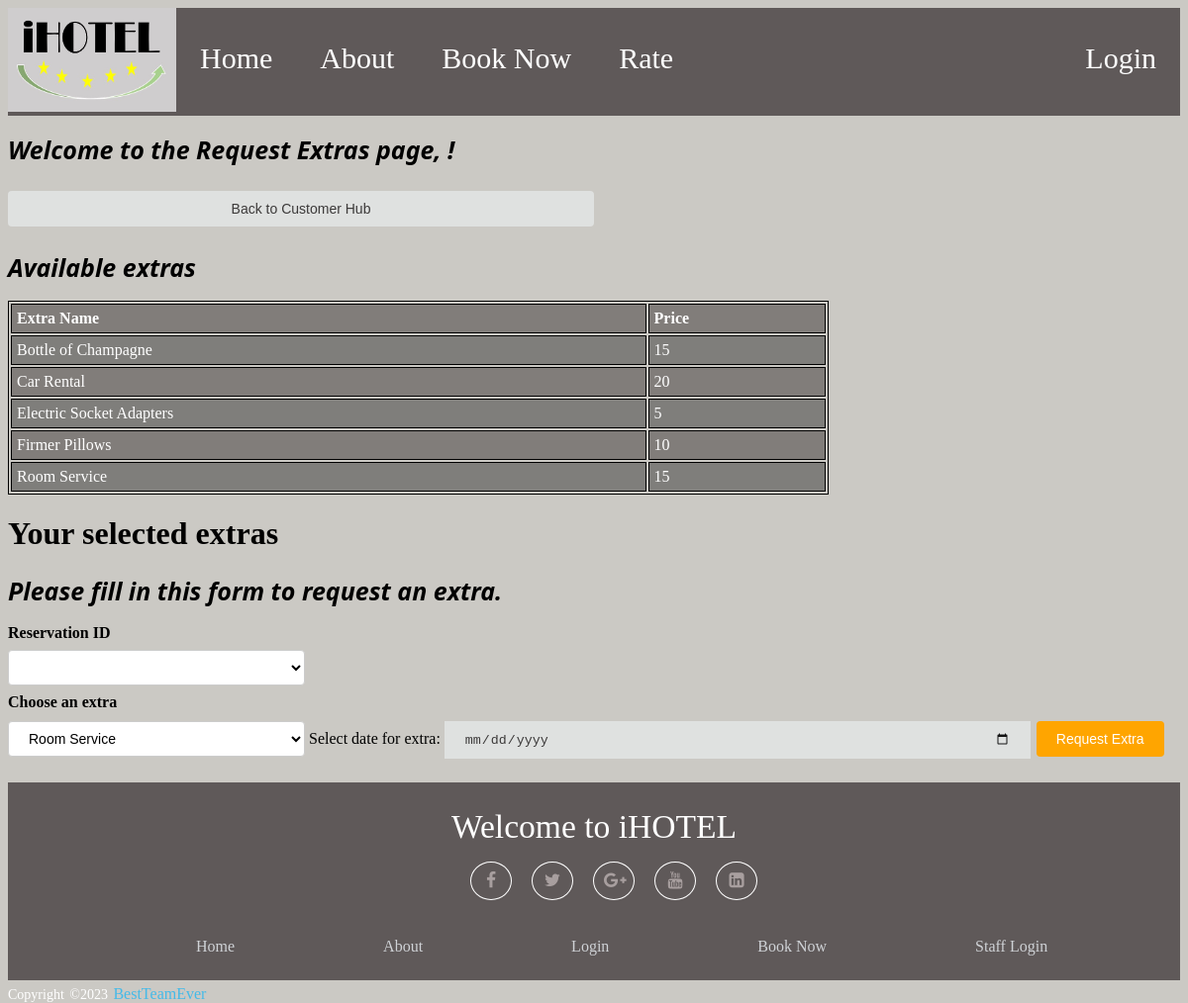
The page /customerRequestExtra.php on the database its author committed.
### tables this page shows
CREATE TABLE `extra_list` (
  `ExtraName` varchar(30) NOT NULL,
  `ExtraPrice` double NOT NULL
);

### customerRequestExtra.php (the view, shortened to what this page needs)
<div class="containerReg">
<?php
    include('header.php');
?>
<h1>Welcome to the Request Extras page, <?php echo $_SESSION['customerusername']; ?>!</h1>
<form action="customerHub.php" method="post" style="display: inline;">
    <input type="submit" value="Back to Customer Hub" class="btn btn-orange">
</form>
<h1>Available extras</h1>
</div>
<div class="container">
<?php
$query5 = "SELECT * FROM extra_list";
$result5 = mysqli_query($conn, $query5);
if (mysqli_num_rows($result5) > 0) {
    echo "<table>";
    echo "<tr><th>Extra Name</th><th>Price</th></tr>";
    while ($row = mysqli_fetch_assoc($result5)) {
        echo "<tr>";
        echo "<td>" . $row["ExtraName"] . "</td>";
        echo "<td>" . $row["ExtraPrice"] . "</td>";
        echo "</tr>";
    }
    echo "</table>";
} else {
    echo "0 results";
}
echo "<h1>Your selected extras</h1>";
?>
<div class="containerReg">
    <h1>Please fill in this form to request an extra.</h1>
    <form action="customerRequestExtra.php" method="POST">
        <label for="reservationID"><b>Reservation ID</b></label></br>
        <select name="reservationID" id="reservationID" class="select-dropdown">
        </select></br>
        <label for="description"><b>Choose an extra</b></label></br>
        <select name="description" id="description" class="select-dropdown">
            <option value="Room Service">Room Service</option>
        </select>
        <label for="extraDate">Select date for extra:</label>
        <input type="date" id="extraDate" name="extraDate">
        <button type="submit" class="btn btn-orange" id="requestExtra" name="requestExtra">Request Extra</button>
    </form>
</div>
<?php
    include('footer.php');
?>

### style.css (style rules this page uses)
body { background-color: #cbc9c4; }
* { box-sizing: border-box }
.containerReg form input { background-color: #e2e4e4; color: rgb(45, 43, 43); padding: 10px 20px; margin: 8px 0; border: none; cursor: pointer; width: 50%; opacity: 0.9; }
.containerReg h1 { font-size: 25px; font-style: italic; font-family: 'Segoe UI', Tahoma, Geneva, Verdana, sans-serif; margin-left: 0px; }
table, th, td { border: 1px solid black; }
table { align-self: left; width: 70%; margin-left: 0%; margin-right: 20%; }
th { padding: 5px; text-align: left; color: white; }
td { padding: 5px; text-align: left; color: white; }
tr:nth-child(even) { background: rgba(53, 53, 53, 0.5) }
tr:nth-child(odd) { background: rgba(56, 50, 50, 0.5) }
.btn { display: inline-block; color: white; text-align: center; font-size: 14px; padding: 10px 20px; margin: 10px 2px; cursor: pointer; border: none; border-radius: 4px; text-decoration: none; transition-duration: 0.4s; }

### customerRequestExtra.php (style rules this page uses)
.btn { display: inline-block; color: white; text-align: center; font-size: 14px; padding: 10px 20px; margin: 10px 2px; cursor: pointer; border: none; border-radius: 4px; text-decoration: none; transition-duration: 0.4s; }
.btn-orange { background-color: #FFA500; }
.select-dropdown { display: inline-block; width: 100%; max-width: 300px; padding: 8px 16px; margin: 8px 0; border: 1px solid #ccc; border-radius: 4px; font-size: 14px; background-color: white; color: black; cursor: pointer; }

### rows shown on the page
extra_list: ExtraName "Bottle of Champagne", ExtraPrice "15"
extra_list: ExtraName "Car Rental", ExtraPrice "20"
extra_list: ExtraName "Electric Socket Adapters", ExtraPrice "5"
extra_list: ExtraName "Firmer Pillows", ExtraPrice "10"
extra_list: ExtraName "Room Service", ExtraPrice "15"
